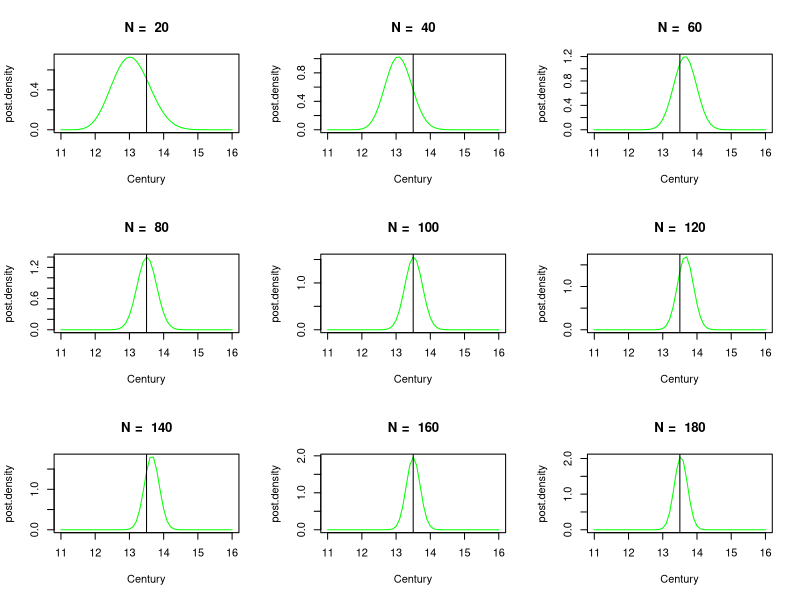
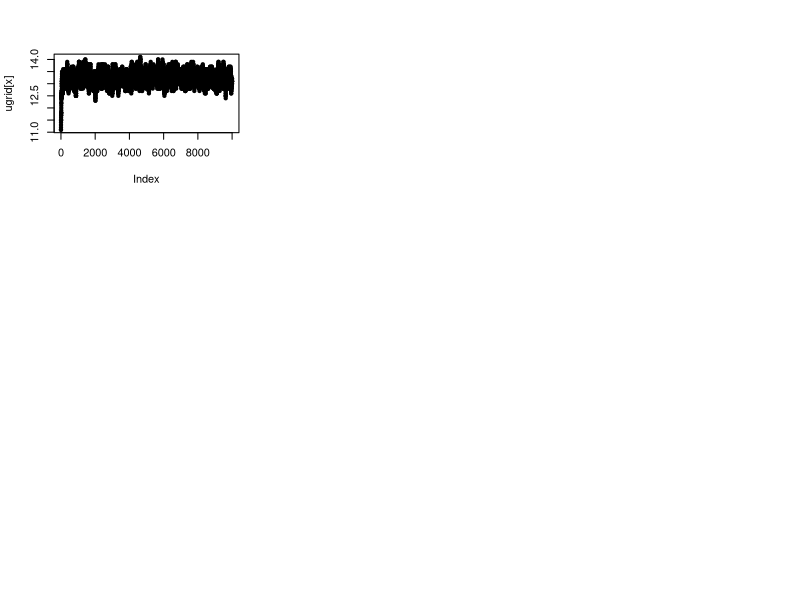
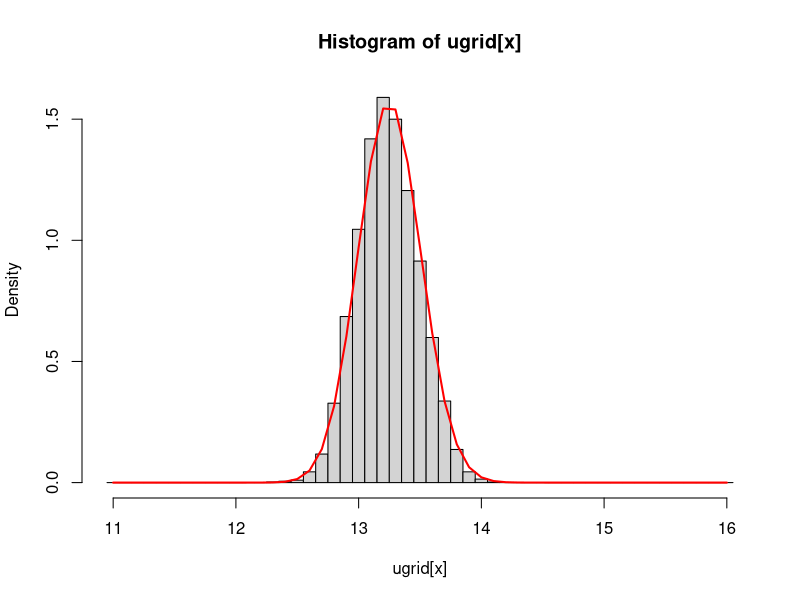

The R script that drew these images, in order:

#############
############# Archaeology example
#############

pg = function(u) {0.01 + (0.81-0.01)*(u-11)/(16-11)}
pd = function(u) {0.5 - (0.5-0.05)*(u-11)/(16-11)}

#sample take  u = 13.5 add 20 sample at a time

set.seed(123)

par(mfrow=c(3,3))

ng = 0
nd = 0
n = 0
nstep = 20
for (i in c(1:9)) {
  ng0 = rbinom(1,size=nstep, prob=pg(13.5))
  nd0 = rbinom(1,size=nstep, prob=pd(13.5))

  n = n + nstep
  ng = ng + ng0
  nd = nd + nd0
  
  ugrid = seq(11,16,by = 0.1)
  pg.grid = pg(ugrid)
  pd.grid = pd(ugrid)

  post.density = (pg.grid^ng)*((1-pg.grid)^(n-ng))*(pd.grid^nd)*((1-pd.grid)^(n-nd))
  post.density = post.density/(sum(post.density)*0.1)
  plot(ugrid,post.density,type='l',col='green',xlab="Century")
  title(paste('N = ',n))
  abline(v=13.5)
}
  
######## MCMC

# do ntrace transitions

ntrace = 10000
x = numeric(ntrace)
nstate = length(ugrid)

### simulate sample of size n
n = 100
ng = rbinom(1,size=n, prob=pg(13.5))
nd = rbinom(1,size=n, prob=pd(13.5))

#starting state
x0 = 1
set.seed(234)
for (i in 1:ntrace) {
  
  # simulate transition from Q
  
  if (x0 == 1) {
    x1 = 2
  } else {
    if (x0 == nstate) {
      x1 = nstate-1
    } else {
      x1 = x0 + sample(c(-1,1),1)
    }
  }
  
  # determine Q[j,i]/Q[i,j]
  
  if (x0 ==1 | x0 == nstate) {
    q.ratio = 1/2
  } else {
    if ((x0==2 & x1==1) | (x0==nstate-1 & x1==nstate)) {
      q.ratio = 2
    } else {q.ratio=1}
  }
  
  # determine acceptance probability 
  
  a1 = pg(ugrid[x1])/pg(ugrid[x0]) 
  a2 = (1-pg(ugrid[x1]))/(1-pg(ugrid[x0]))
  a3 = pd(ugrid[x1])/pd(ugrid[x0]) 
  a4 = (1-pd(ugrid[x1]))/(1-pd(ugrid[x0]))
  alpha = min((a1^ng * a2^(n-ng) * a3^nd * a4^(n-nd))*q.ratio,1)
  if (runif(1) <= alpha) {x[i] = x1} else {x[i] = x0}
  
  x0 = x[i]
  
}

#### "burn-in" refers to the initial transitions which bring the process to the vicinity
#### of the steady state distribution

plot(ugrid[x],pch=20)

#### usual practice is to remove 'burn-in'

x = x[1000:ntrace]


# exact density 

post.density = (pg.grid^ng)*((1-pg.grid)^(n-ng))*(pd.grid^nd)*((1-pd.grid)^(n-nd))
post.density = post.density/(sum(post.density)*0.1)

# sample from density

par(mfrow=c(1,1))
hist(ugrid[x],breaks=c(ugrid[1]-0.05,ugrid+0.05),prob=T)
lines(ugrid,post.density,col='red',lwd=2)
